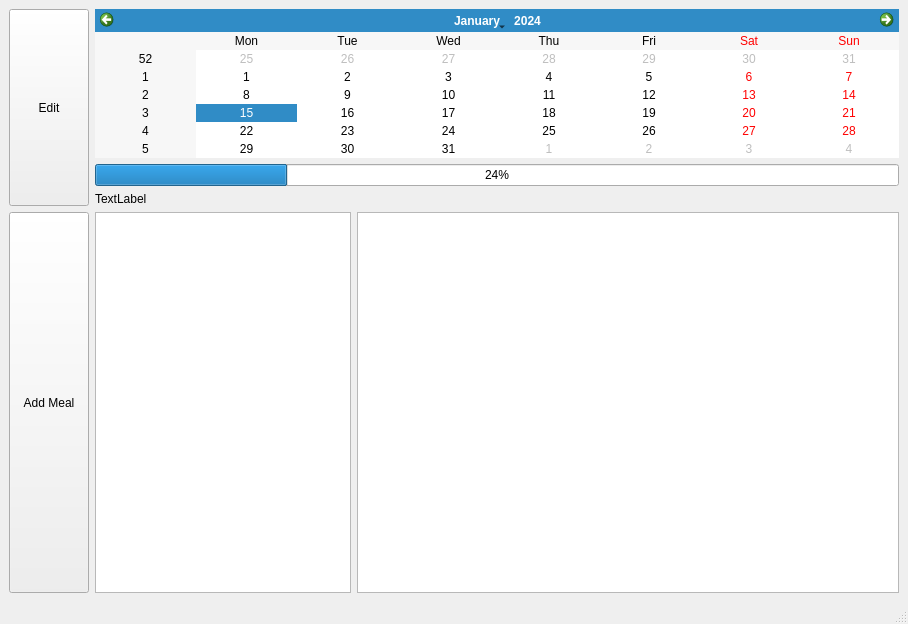
<?xml version="1.0" encoding="UTF-8"?>
<ui version="4.0">
 <class>MainWindow</class>
 <widget class="QMainWindow" name="MainWindow">
  <property name="geometry">
   <rect>
    <x>0</x>
    <y>0</y>
    <width>908</width>
    <height>624</height>
   </rect>
  </property>
  <property name="windowTitle">
   <string>MainWindow</string>
  </property>
  <widget class="QWidget" name="centralwidget">
   <layout class="QGridLayout" name="gridLayout_2">
    <item row="0" column="0">
     <layout class="QGridLayout" name="gridLayout">
      <item row="3" column="0">
       <widget class="QPushButton" name="addMeal">
        <property name="sizePolicy">
         <sizepolicy hsizetype="Preferred" vsizetype="Preferred">
          <horstretch>0</horstretch>
          <verstretch>0</verstretch>
         </sizepolicy>
        </property>
        <property name="text">
         <string>Add Meal</string>
        </property>
       </widget>
      </item>
      <item row="3" column="2">
       <widget class="QTableView" name="tableView_2">
        <property name="sizePolicy">
         <sizepolicy hsizetype="Expanding" vsizetype="Expanding">
          <horstretch>0</horstretch>
          <verstretch>0</verstretch>
         </sizepolicy>
        </property>
       </widget>
      </item>
      <item row="3" column="1">
       <widget class="QListView" name="listView">
        <property name="sizePolicy">
         <sizepolicy hsizetype="Maximum" vsizetype="MinimumExpanding">
          <horstretch>0</horstretch>
          <verstretch>0</verstretch>
         </sizepolicy>
        </property>
        <property name="font">
         <font>
          <pointsize>14</pointsize>
         </font>
        </property>
        <property name="editTriggers">
         <set>QAbstractItemView::NoEditTriggers</set>
        </property>
        <property name="iconSize">
         <size>
          <width>64</width>
          <height>64</height>
         </size>
        </property>
       </widget>
      </item>
      <item row="2" column="1" colspan="2">
       <widget class="QLabel" name="label">
        <property name="accessibleName">
         <string/>
        </property>
        <property name="accessibleDescription">
         <string notr="true"/>
        </property>
        <property name="text">
         <string>TextLabel</string>
        </property>
       </widget>
      </item>
      <item row="0" column="0" rowspan="3">
       <widget class="QPushButton" name="pushButton_2">
        <property name="sizePolicy">
         <sizepolicy hsizetype="Fixed" vsizetype="MinimumExpanding">
          <horstretch>0</horstretch>
          <verstretch>0</verstretch>
         </sizepolicy>
        </property>
        <property name="text">
         <string>Edit</string>
        </property>
       </widget>
      </item>
      <item row="1" column="1" colspan="2">
       <widget class="QProgressBar" name="progressBar">
        <property name="value">
         <number>24</number>
        </property>
       </widget>
      </item>
      <item row="0" column="1" colspan="2">
       <widget class="QCalendarWidget" name="calendarWidget">
        <property name="sizePolicy">
         <sizepolicy hsizetype="Expanding" vsizetype="Fixed">
          <horstretch>0</horstretch>
          <verstretch>0</verstretch>
         </sizepolicy>
        </property>
       </widget>
      </item>
     </layout>
    </item>
   </layout>
  </widget>
  <widget class="QMenuBar" name="menubar">
   <property name="geometry">
    <rect>
     <x>0</x>
     <y>0</y>
     <width>908</width>
     <height>21</height>
    </rect>
   </property>
  </widget>
  <widget class="QStatusBar" name="statusbar"/>
 </widget>
 <resources/>
 <connections/>
</ui>
